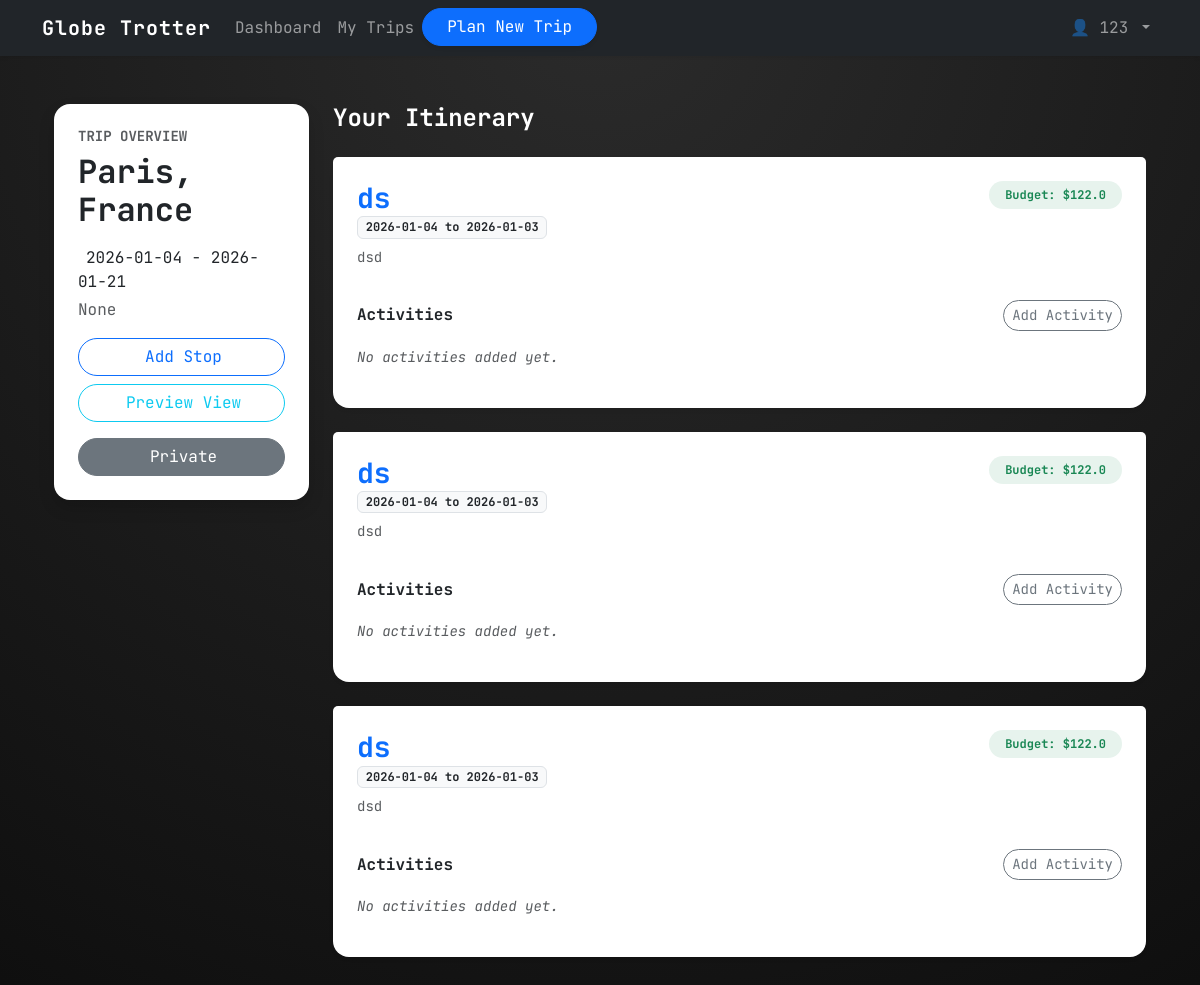
Screenshot of /trip/7/itinerary (signed in) with the database file from the repository.
### tables this page shows
CREATE TABLE trips (
    id INTEGER PRIMARY KEY AUTOINCREMENT,
    user_id INTEGER NOT NULL,
    location TEXT NOT NULL,
    start_date TEXT NOT NULL,
    end_date TEXT NOT NULL,
    created_at DATETIME DEFAULT CURRENT_TIMESTAMP, description TEXT, budget_limit REAL DEFAULT 0.0, is_public BOOLEAN DEFAULT 0,
    FOREIGN KEY (user_id) REFERENCES users(id)
);

CREATE TABLE itinerary_stops (
    id INTEGER PRIMARY KEY AUTOINCREMENT,
    trip_id INTEGER NOT NULL,
    city TEXT NOT NULL,
    description TEXT,
    start_date TEXT,
    end_date TEXT,
    budget REAL,
    FOREIGN KEY (trip_id) REFERENCES trips(id)
);

### app.py (the view)
@app.route('/trip/<int:trip_id>/itinerary', methods=['GET'])
def build_itinerary(trip_id):
    if 'user_id' not in session:
        return redirect(url_for('login'))
    conn = get_db()
    trip = conn.execute("SELECT * FROM trips WHERE id = ?", (trip_id,)).fetchone()
    if not trip or trip['user_id'] != session['user_id']:
        return redirect(url_for('trip_listing'))
    stops = conn.execute("SELECT * FROM itinerary_stops WHERE trip_id = ? ORDER BY start_date", (trip_id,)).fetchall()
    stops_data = []
    for stop in stops:
        activities = conn.execute("SELECT * FROM trip_activities WHERE stop_id = ?", (stop['id'],)).fetchall()
        stop_dict = dict(stop)
        stop_dict['activities'] = [dict(a) for a in activities]
        stops_data.append(stop_dict)
    conn.close()
    return render_template('build_itinerary.html', trip=trip, stops=stops_data)

### app.py (called while the page is built)
def get_db():
    conn = sqlite3.connect(DB_NAME)
    conn.row_factory = sqlite3.Row
    return conn

### templates/build_itinerary.html (shortened to what this page needs)
{% extends "base.html" %}
{% block styles %}
<link rel="stylesheet" href="{{ url_for('static', filename='css/build_itinerary.css') }}">
{% endblock %}
{% block content %}
<div class="container-fluid py-4">
    <div class="row">
        <div class="col-lg-3 mb-4">
            <div class="card shadow border-0 rounded-4 sticky-top" style="top: 20px; z-index: 100;">
                <div class="card-body p-4">
                    <h5 class="text-muted text-uppercase small fw-bold mb-2">Trip Overview</h5>
                    <h2 class="fw-bold mb-3">{{ trip.location }}</h2>
                    <p class="mb-1"> {{ trip.start_date }} - {{ trip.end_date
                        }}</p>
                    <p class="mb-3 text-muted">{{ trip.description }}</p>
                    <div class="d-grid gap-2">
                        <button class="btn btn-outline-primary rounded-pill" data-bs-toggle="modal"
                            data-bs-target="#addStopModal">
                             Add Stop
                        </button>
                        <a href="{{ url_for('public_trip_view', trip_id=trip.id) }}"
                            class="btn btn-outline-info rounded-pill mb-2">
                             Preview View
                        </a>
                        <form action="{{ url_for('toggle_trip_public', trip_id=trip.id) }}" method="POST">
                            <button type="submit"
                                class="btn {{ 'btn-success' if trip.is_public else 'btn-secondary' }} rounded-pill w-100">
                                <i class="bi {{ 'bi-unlock' if trip.is_public else 'bi-lock' }} me-1"></i> {{ 'Public'
                                if trip.is_public else 'Private' }}
                            </button>
                        </form>
                    </div>
                </div>
            </div>
        </div>
        <div class="col-lg-9">
            <h4 class="fw-bold mb-4">Your Itinerary</h4>
            {% if stops %}
            {% for stop in stops %}
            <div class="card shadow-sm border-0 rounded-4 mb-4">
                <div
                    class="card-header bg-white border-bottom-0 pt-4 px-4 pb-0 d-flex justify-content-between align-items-start">
                    <div>
                        <h3 class="fw-bold mb-0 text-primary">{{ stop.city }}</h3>
                        <span class="badge bg-light text-dark border">{{ stop.start_date }} to {{ stop.end_date
                            }}</span>
                        <p class="text-muted mt-2 small">{{ stop.description }}</p>
                    </div>
                    <span class="badge bg-success bg-opacity-10 text-success rounded-pill px-3 py-2">
                        Budget: ${{ stop.budget }}
                    </span>
                </div>
                <div class="card-body px-4 pb-4">
                    <div class="d-flex justify-content-between align-items-center mb-3">
                        <h6 class="fw-bold mb-0">Activities</h6>
                        <button class="btn btn-sm btn-outline-secondary rounded-pill" data-bs-toggle="modal"
                            data-bs-target="#addActivityModal{{ stop.id }}">
                             Add Activity
                        </button>
                    </div>
                    {% if stop.activities %}
                    <div class="list-group list-group-flush rounded-3">
                        {% for activity in stop.activities %}
                        <div
                            class="list-group-item d-flex justify-content-between align-items-center bg-light border-0 mb-2 rounded-3">
                            <div class="d-flex align-items-center">
                                <div class="me-3 text-center" style="width: 50px;">
                                    <div class="small fw-bold">{{ activity.start_time.split('T')[1] if
                                        activity.start_time else '--:--' }}</div>
                                </div>
                                <div>
                                    <h6 class="mb-0 fw-bold">{{ activity.name }}</h6>
                                    <small class="text-muted">{{ activity.category }}</small>
                                </div>
                            </div>
                            <span class="fw-bold">${{ activity.cost }}</span>
                        </div>
                        {% endfor %}
                    </div>
                    {% else %}
                    <p class="text-muted small fst-italic">No activities added yet.</p>
                    {% endif %}
                </div>
            </div>
            {% endfor %}
            {% endif %}
        </div>
    </div>
</div>
{% endblock %}

### static/css/build_itinerary.css (style rules this page uses)
* { box-sizing: border-box; margin: 0; padding: 0; }
body { background: radial-gradient(circle at top, #2b2b2b, #0e0e0e); color: #ffffff; }

### templates/base.html (style rules this page uses)
body { background-color: #f8f9fa; font-family: 'JetBrains Mono', monospace; }
h1, h2, h3, h4, h5, h6, .btn, .nav-link { font-family: 'JetBrains Mono', monospace; }

### rows the page displays
trips: location "Paris, France", start_date "2026-01-04", end_date "2026-01-21", is_public "Private"
itinerary_stops: city "ds", start_date "2026-01-04", end_date "2026-01-03", description "dsd", budget "122.0"
itinerary_stops: city "ds", start_date "2026-01-04", end_date "2026-01-03", description "dsd", budget "122.0"
itinerary_stops: city "ds", start_date "2026-01-04", end_date "2026-01-03", description "dsd", budget "122.0"

### other values shown
{{ session.get('user_name') }} "123"
{{ trip.description }} "None"
